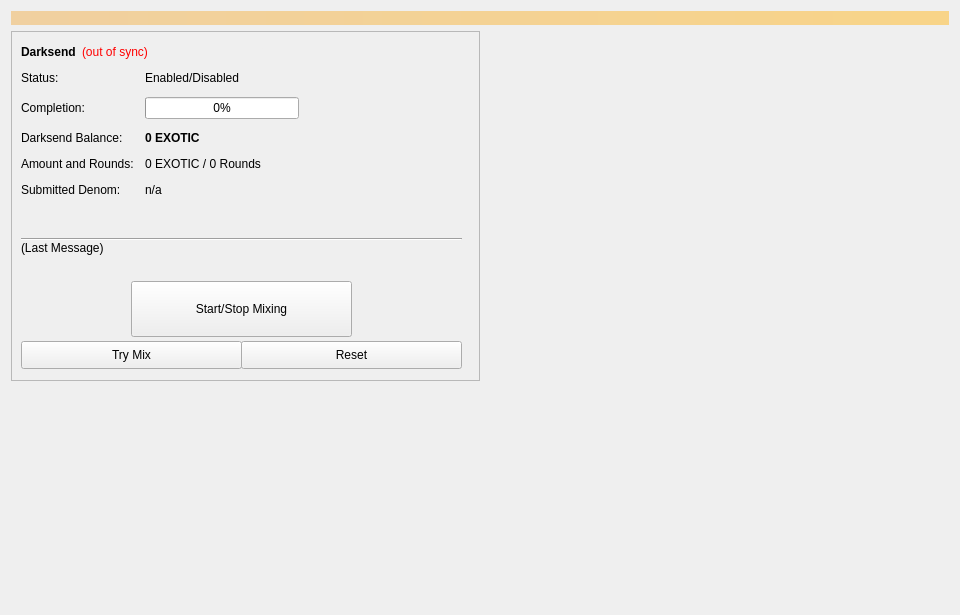
<?xml version="1.0" encoding="UTF-8"?>
<ui version="4.0">
 <class>Coinmix</class>
 <widget class="QWidget" name="Coinmix">
  <property name="geometry">
   <rect>
    <x>0</x>
    <y>0</y>
    <width>960</width>
    <height>615</height>
   </rect>
  </property>
  <property name="minimumSize">
   <size>
    <width>960</width>
    <height>0</height>
   </size>
  </property>
  <property name="windowTitle">
   <string>Form</string>
  </property>
  <layout class="QVBoxLayout" name="topLayout">
   <item>
    <widget class="QLabel" name="labelAlerts">
     <property name="visible">
      <bool>false</bool>
     </property>
     <property name="styleSheet">
      <string notr="true">background-color: qlineargradient(x1: 0, y1: 0, x2: 1, y2: 0, stop:0 #F0D0A0, stop:1 #F8D488); color:#000000;</string>
     </property>
     <property name="wordWrap">
      <bool>true</bool>
     </property>
     <property name="margin">
      <number>3</number>
     </property>
    </widget>
   </item>
   <item>
    <layout class="QHBoxLayout" name="horizontalLayout" stretch="1,1">
     <item>
      <layout class="QVBoxLayout" name="verticalLayout_2">
       <item>
        <widget class="QFrame" name="frameDarksend">
         <property name="minimumSize">
          <size>
           <width>0</width>
           <height>350</height>
          </size>
         </property>
         <property name="layoutDirection">
          <enum>Qt::LeftToRight</enum>
         </property>
         <property name="frameShape">
          <enum>QFrame::StyledPanel</enum>
         </property>
         <property name="frameShadow">
          <enum>QFrame::Raised</enum>
         </property>
         <widget class="QWidget" name="formLayoutWidget">
          <property name="geometry">
           <rect>
            <x>10</x>
            <y>40</y>
            <width>451</width>
            <height>161</height>
           </rect>
          </property>
          <layout class="QFormLayout" name="formLayout">
           <property name="fieldGrowthPolicy">
            <enum>QFormLayout::AllNonFixedFieldsGrow</enum>
           </property>
           <property name="horizontalSpacing">
            <number>11</number>
           </property>
           <property name="verticalSpacing">
            <number>12</number>
           </property>
           <item row="0" column="0">
            <widget class="QLabel" name="label_6">
             <property name="text">
              <string>Status:</string>
             </property>
            </widget>
           </item>
           <item row="1" column="0">
            <widget class="QLabel" name="label_7">
             <property name="text">
              <string>Completion:</string>
             </property>
            </widget>
           </item>
           <item row="1" column="1">
            <widget class="QProgressBar" name="DarksendProgress">
             <property name="maximumSize">
              <size>
               <width>154</width>
               <height>16777215</height>
              </size>
             </property>
             <property name="value">
              <number>0</number>
             </property>
            </widget>
           </item>
           <item row="2" column="0">
            <widget class="QLabel" name="labelAnonymizedText">
             <property name="text">
              <string>Darksend Balance:</string>
             </property>
            </widget>
           </item>
           <item row="2" column="1">
            <widget class="QLabel" name="labelAnonymized">
             <property name="font">
              <font>
               <weight>75</weight>
               <bold>true</bold>
              </font>
             </property>
             <property name="text">
              <string notr="true">0 EXOTIC</string>
             </property>
            </widget>
           </item>
           <item row="3" column="0">
            <widget class="QLabel" name="label_8">
             <property name="text">
              <string>Amount and Rounds:</string>
             </property>
            </widget>
           </item>
           <item row="3" column="1">
            <widget class="QLabel" name="labelAmountRounds">
             <property name="text">
              <string>0 EXOTIC / 0 Rounds</string>
             </property>
            </widget>
           </item>
           <item row="4" column="0">
            <widget class="QLabel" name="label_9">
             <property name="text">
              <string>Submitted Denom:</string>
             </property>
            </widget>
           </item>
           <item row="4" column="1">
            <widget class="QLabel" name="labelSubmittedDenom">
             <property name="toolTip">
              <string>The denominations you submitted to the Masternode.&lt;br&gt;To mix, other users must submit the exact same denominations.</string>
             </property>
             <property name="text">
              <string>n/a</string>
             </property>
            </widget>
           </item>
           <item row="0" column="1">
            <widget class="QLabel" name="DarksendEnabled">
             <property name="text">
              <string>Enabled/Disabled</string>
             </property>
            </widget>
           </item>
          </layout>
         </widget>
         <widget class="QPushButton" name="runAutoDenom">
          <property name="geometry">
           <rect>
            <x>251</x>
            <y>17</y>
            <width>1</width>
            <height>1</height>
           </rect>
          </property>
          <property name="palette">
           <palette>
            <active>
             <colorrole role="WindowText">
              <brush brushstyle="SolidPattern">
               <color alpha="255">
                <red>0</red>
                <green>0</green>
                <blue>0</blue>
               </color>
              </brush>
             </colorrole>
             <colorrole role="Button">
              <brush brushstyle="SolidPattern">
               <color alpha="255">
                <red>239</red>
                <green>238</green>
                <blue>238</blue>
               </color>
              </brush>
             </colorrole>
             <colorrole role="Light">
              <brush brushstyle="SolidPattern">
               <color alpha="255">
                <red>255</red>
                <green>255</green>
                <blue>255</blue>
               </color>
              </brush>
             </colorrole>
             <colorrole role="Midlight">
              <brush brushstyle="SolidPattern">
               <color alpha="255">
                <red>247</red>
                <green>246</green>
                <blue>246</blue>
               </color>
              </brush>
             </colorrole>
             <colorrole role="Dark">
              <brush brushstyle="SolidPattern">
               <color alpha="255">
                <red>119</red>
                <green>119</green>
                <blue>119</blue>
               </color>
              </brush>
             </colorrole>
             <colorrole role="Mid">
              <brush brushstyle="SolidPattern">
               <color alpha="255">
                <red>159</red>
                <green>159</green>
                <blue>159</blue>
               </color>
              </brush>
             </colorrole>
             <colorrole role="Text">
              <brush brushstyle="SolidPattern">
               <color alpha="255">
                <red>0</red>
                <green>0</green>
                <blue>0</blue>
               </color>
              </brush>
             </colorrole>
             <colorrole role="BrightText">
              <brush brushstyle="SolidPattern">
               <color alpha="255">
                <red>255</red>
                <green>255</green>
                <blue>255</blue>
               </color>
              </brush>
             </colorrole>
             <colorrole role="ButtonText">
              <brush brushstyle="SolidPattern">
               <color alpha="255">
                <red>0</red>
                <green>0</green>
                <blue>0</blue>
               </color>
              </brush>
             </colorrole>
             <colorrole role="Base">
              <brush brushstyle="SolidPattern">
               <color alpha="255">
                <red>255</red>
                <green>255</green>
                <blue>255</blue>
               </color>
              </brush>
             </colorrole>
             <colorrole role="Window">
              <brush brushstyle="SolidPattern">
               <color alpha="255">
                <red>239</red>
                <green>238</green>
                <blue>238</blue>
               </color>
              </brush>
             </colorrole>
             <colorrole role="Shadow">
              <brush brushstyle="SolidPattern">
               <color alpha="255">
                <red>0</red>
                <green>0</green>
                <blue>0</blue>
               </color>
              </brush>
             </colorrole>
             <colorrole role="AlternateBase">
              <brush brushstyle="SolidPattern">
               <color alpha="255">
                <red>247</red>
                <green>246</green>
                <blue>246</blue>
               </color>
              </brush>
             </colorrole>
             <colorrole role="ToolTipBase">
              <brush brushstyle="SolidPattern">
               <color alpha="255">
                <red>255</red>
                <green>255</green>
                <blue>220</blue>
               </color>
              </brush>
             </colorrole>
             <colorrole role="ToolTipText">
              <brush brushstyle="SolidPattern">
               <color alpha="255">
                <red>0</red>
                <green>0</green>
                <blue>0</blue>
               </color>
              </brush>
             </colorrole>
            </active>
            <inactive>
             <colorrole role="WindowText">
              <brush brushstyle="SolidPattern">
               <color alpha="255">
                <red>0</red>
                <green>0</green>
                <blue>0</blue>
               </color>
              </brush>
             </colorrole>
             <colorrole role="Button">
              <brush brushstyle="SolidPattern">
               <color alpha="255">
                <red>239</red>
                <green>238</green>
                <blue>238</blue>
               </color>
              </brush>
             </colorrole>
             <colorrole role="Light">
              <brush brushstyle="SolidPattern">
               <color alpha="255">
                <red>255</red>
                <green>255</green>
                <blue>255</blue>
               </color>
              </brush>
             </colorrole>
             <colorrole role="Midlight">
              <brush brushstyle="SolidPattern">
               <color alpha="255">
                <red>247</red>
                <green>246</green>
                <blue>246</blue>
               </color>
              </brush>
             </colorrole>
             <colorrole role="Dark">
              <brush brushstyle="SolidPattern">
               <color alpha="255">
                <red>119</red>
                <green>119</green>
                <blue>119</blue>
               </color>
              </brush>
             </colorrole>
             <colorrole role="Mid">
              <brush brushstyle="SolidPattern">
               <color alpha="255">
                <red>159</red>
                <green>159</green>
                <blue>159</blue>
               </color>
              </brush>
             </colorrole>
             <colorrole role="Text">
              <brush brushstyle="SolidPattern">
               <color alpha="255">
                <red>0</red>
                <green>0</green>
                <blue>0</blue>
               </color>
              </brush>
             </colorrole>
             <colorrole role="BrightText">
              <brush brushstyle="SolidPattern">
               <color alpha="255">
                <red>255</red>
                <green>255</green>
                <blue>255</blue>
               </color>
              </brush>
             </colorrole>
             <colorrole role="ButtonText">
              <brush brushstyle="SolidPattern">
               <color alpha="255">
                <red>0</red>
                <green>0</green>
                <blue>0</blue>
               </color>
              </brush>
             </colorrole>
             <colorrole role="Base">
              <brush brushstyle="SolidPattern">
               <color alpha="255">
                <red>255</red>
                <green>255</green>
                <blue>255</blue>
               </color>
              </brush>
             </colorrole>
             <colorrole role="Window">
              <brush brushstyle="SolidPattern">
               <color alpha="255">
                <red>239</red>
                <green>238</green>
                <blue>238</blue>
               </color>
              </brush>
             </colorrole>
             <colorrole role="Shadow">
              <brush brushstyle="SolidPattern">
               <color alpha="255">
                <red>0</red>
                <green>0</green>
                <blue>0</blue>
               </color>
              </brush>
             </colorrole>
             <colorrole role="AlternateBase">
              <brush brushstyle="SolidPattern">
               <color alpha="255">
                <red>247</red>
                <green>246</green>
                <blue>246</blue>
               </color>
              </brush>
             </colorrole>
             <colorrole role="ToolTipBase">
              <brush brushstyle="SolidPattern">
               <color alpha="255">
                <red>255</red>
                <green>255</green>
                <blue>220</blue>
               </color>
              </brush>
             </colorrole>
             <colorrole role="ToolTipText">
              <brush brushstyle="SolidPattern">
               <color alpha="255">
                <red>0</red>
                <green>0</green>
                <blue>0</blue>
               </color>
              </brush>
             </colorrole>
            </inactive>
            <disabled>
             <colorrole role="WindowText">
              <brush brushstyle="SolidPattern">
               <color alpha="255">
                <red>119</red>
                <green>119</green>
                <blue>119</blue>
               </color>
              </brush>
             </colorrole>
             <colorrole role="Button">
              <brush brushstyle="SolidPattern">
               <color alpha="255">
                <red>239</red>
                <green>238</green>
                <blue>238</blue>
               </color>
              </brush>
             </colorrole>
             <colorrole role="Light">
              <brush brushstyle="SolidPattern">
               <color alpha="255">
                <red>255</red>
                <green>255</green>
                <blue>255</blue>
               </color>
              </brush>
             </colorrole>
             <colorrole role="Midlight">
              <brush brushstyle="SolidPattern">
               <color alpha="255">
                <red>247</red>
                <green>246</green>
                <blue>246</blue>
               </color>
              </brush>
             </colorrole>
             <colorrole role="Dark">
              <brush brushstyle="SolidPattern">
               <color alpha="255">
                <red>119</red>
                <green>119</green>
                <blue>119</blue>
               </color>
              </brush>
             </colorrole>
             <colorrole role="Mid">
              <brush brushstyle="SolidPattern">
               <color alpha="255">
                <red>159</red>
                <green>159</green>
                <blue>159</blue>
               </color>
              </brush>
             </colorrole>
             <colorrole role="Text">
              <brush brushstyle="SolidPattern">
               <color alpha="255">
                <red>119</red>
                <green>119</green>
                <blue>119</blue>
               </color>
              </brush>
             </colorrole>
             <colorrole role="BrightText">
              <brush brushstyle="SolidPattern">
               <color alpha="255">
                <red>255</red>
                <green>255</green>
                <blue>255</blue>
               </color>
              </brush>
             </colorrole>
             <colorrole role="ButtonText">
              <brush brushstyle="SolidPattern">
               <color alpha="255">
                <red>119</red>
                <green>119</green>
                <blue>119</blue>
               </color>
              </brush>
             </colorrole>
             <colorrole role="Base">
              <brush brushstyle="SolidPattern">
               <color alpha="255">
                <red>239</red>
                <green>238</green>
                <blue>238</blue>
               </color>
              </brush>
             </colorrole>
             <colorrole role="Window">
              <brush brushstyle="SolidPattern">
               <color alpha="255">
                <red>239</red>
                <green>238</green>
                <blue>238</blue>
               </color>
              </brush>
             </colorrole>
             <colorrole role="Shadow">
              <brush brushstyle="SolidPattern">
               <color alpha="255">
                <red>0</red>
                <green>0</green>
                <blue>0</blue>
               </color>
              </brush>
             </colorrole>
             <colorrole role="AlternateBase">
              <brush brushstyle="SolidPattern">
               <color alpha="255">
                <red>239</red>
                <green>238</green>
                <blue>238</blue>
               </color>
              </brush>
             </colorrole>
             <colorrole role="ToolTipBase">
              <brush brushstyle="SolidPattern">
               <color alpha="255">
                <red>255</red>
                <green>255</green>
                <blue>220</blue>
               </color>
              </brush>
             </colorrole>
             <colorrole role="ToolTipText">
              <brush brushstyle="SolidPattern">
               <color alpha="255">
                <red>0</red>
                <green>0</green>
                <blue>0</blue>
               </color>
              </brush>
             </colorrole>
            </disabled>
           </palette>
          </property>
          <property name="focusPolicy">
           <enum>Qt::NoFocus</enum>
          </property>
          <property name="autoFillBackground">
           <bool>true</bool>
          </property>
          <property name="text">
           <string/>
          </property>
          <property name="flat">
           <bool>true</bool>
          </property>
         </widget>
         <widget class="QPushButton" name="toggleDarksend">
          <property name="geometry">
           <rect>
            <x>120</x>
            <y>250</y>
            <width>221</width>
            <height>56</height>
           </rect>
          </property>
          <property name="sizePolicy">
           <sizepolicy hsizetype="MinimumExpanding" vsizetype="Fixed">
            <horstretch>0</horstretch>
            <verstretch>0</verstretch>
           </sizepolicy>
          </property>
          <property name="text">
           <string>Start/Stop Mixing</string>
          </property>
         </widget>
         <widget class="Line" name="lineLastMessage">
          <property name="geometry">
           <rect>
            <x>10</x>
            <y>200</y>
            <width>441</width>
            <height>16</height>
           </rect>
          </property>
          <property name="orientation">
           <enum>Qt::Horizontal</enum>
          </property>
         </widget>
         <widget class="QLabel" name="DarksendStatus">
          <property name="geometry">
           <rect>
            <x>10</x>
            <y>210</y>
            <width>451</width>
            <height>43</height>
           </rect>
          </property>
          <property name="minimumSize">
           <size>
            <width>288</width>
            <height>43</height>
           </size>
          </property>
          <property name="text">
           <string>(Last Message)</string>
          </property>
          <property name="alignment">
           <set>Qt::AlignLeading|Qt::AlignLeft|Qt::AlignTop</set>
          </property>
          <property name="wordWrap">
           <bool>true</bool>
          </property>
         </widget>
         <widget class="QPushButton" name="DarksendAuto">
          <property name="geometry">
           <rect>
            <x>10</x>
            <y>310</y>
            <width>221</width>
            <height>28</height>
           </rect>
          </property>
          <property name="sizePolicy">
           <sizepolicy hsizetype="MinimumExpanding" vsizetype="Fixed">
            <horstretch>0</horstretch>
            <verstretch>0</verstretch>
           </sizepolicy>
          </property>
          <property name="toolTip">
           <string>Try to manually submit a Darksend request.</string>
          </property>
          <property name="text">
           <string>Try Mix</string>
          </property>
         </widget>
         <widget class="QPushButton" name="DarksendReset">
          <property name="geometry">
           <rect>
            <x>230</x>
            <y>310</y>
            <width>221</width>
            <height>28</height>
           </rect>
          </property>
          <property name="sizePolicy">
           <sizepolicy hsizetype="MinimumExpanding" vsizetype="Fixed">
            <horstretch>0</horstretch>
            <verstretch>0</verstretch>
           </sizepolicy>
          </property>
          <property name="toolTip">
           <string>Reset the current status of Darksend (can interrupt Darksend if it's in the process of Mixing, which can cost you money!)</string>
          </property>
          <property name="autoFillBackground">
           <bool>false</bool>
          </property>
          <property name="text">
           <string>Reset</string>
          </property>
         </widget>
         <widget class="QWidget" name="layoutWidget">
          <property name="geometry">
           <rect>
            <x>10</x>
            <y>10</y>
            <width>431</width>
            <height>22</height>
           </rect>
          </property>
          <layout class="QHBoxLayout" name="horizontalLayout_5">
           <item>
            <widget class="QLabel" name="label_2">
             <property name="font">
              <font>
               <weight>75</weight>
               <bold>true</bold>
              </font>
             </property>
             <property name="text">
              <string>Darksend</string>
             </property>
            </widget>
           </item>
           <item>
            <widget class="QLabel" name="labelDarksendSyncStatus">
             <property name="toolTip">
              <string>The displayed information may be out of date. Your wallet automatically synchronizes with the EXOTIC network after a connection is established, but this process has not completed yet.</string>
             </property>
             <property name="styleSheet">
              <string notr="true">QLabel { color: red; }</string>
             </property>
             <property name="text">
              <string notr="true">(out of sync)</string>
             </property>
             <property name="alignment">
              <set>Qt::AlignLeading|Qt::AlignLeft|Qt::AlignVCenter</set>
             </property>
            </widget>
           </item>
           <item>
            <spacer name="horizontalSpacer_4">
             <property name="orientation">
              <enum>Qt::Horizontal</enum>
             </property>
             <property name="sizeHint" stdset="0">
              <size>
               <width>40</width>
               <height>20</height>
              </size>
             </property>
            </spacer>
           </item>
          </layout>
         </widget>
        </widget>
       </item>
       <item>
        <spacer name="verticalSpacer">
         <property name="orientation">
          <enum>Qt::Vertical</enum>
         </property>
         <property name="sizeHint" stdset="0">
          <size>
           <width>20</width>
           <height>40</height>
          </size>
         </property>
        </spacer>
       </item>
      </layout>
     </item>
     <item>
      <layout class="QVBoxLayout" name="verticalLayout_3">
       <item>
        <spacer name="verticalSpacer_2">
         <property name="orientation">
          <enum>Qt::Vertical</enum>
         </property>
         <property name="sizeType">
          <enum>QSizePolicy::Expanding</enum>
         </property>
         <property name="sizeHint" stdset="0">
          <size>
           <width>20</width>
           <height>40</height>
          </size>
         </property>
        </spacer>
       </item>
      </layout>
     </item>
    </layout>
   </item>
  </layout>
 </widget>
 <resources/>
 <connections/>
</ui>
